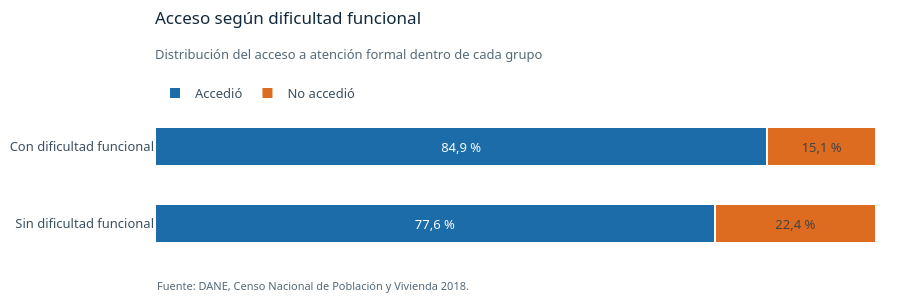

Here is the notebook cell this chart was saved with:
### Code cell
fig = go.Figure()
for categoria in orden_acceso:
    valores = pct_dificultad[categoria]
    fig.add_trace(go.Bar(
        y=pct_dificultad.index, x=valores, name=categoria, orientation="h", width=0.5,
        marker=dict(color=colores_acceso[categoria], line=dict(color="#FFFFFF", width=2)),
        text=[pct_es(v) for v in valores], textposition="inside", insidetextanchor="middle",
        hovertemplate="%{y}<br>" + categoria + ": %{x:.1f} %<extra></extra>",
    ))
fig.update_layout(barmode="stack", legend_traceorder="normal")
fig.update_yaxes(autorange="reversed", showgrid=False)
fig.update_xaxes(range=[0, 100], showticklabels=False, showgrid=False)
rotular(fig, "Acceso según dificultad funcional",
        "Distribución del acceso a atención formal dentro de cada grupo", FUENTE, espacio=14)
mostrar_figura(fig, "04_acceso_por_dificultad", FIG_DIR, alto=300)

### Figure 1 — Plotly figure (JSON) as saved in the notebook; plotly's stock layout.template omitted (floating-point values rounded to 4 significant figures)
{"data": [{"hovertemplate": "%{y}<br>Accedió: %{x:.1f} %<extra></extra>", "insidetextanchor": "middle", "marker": {"color": "#1B6CA8", "line": {"color": "#FFFFFF", "width": 2}}, "name": "Accedió", "orientation": "h", "text": ["84,9 %", "77,6 %"], "textposition": "inside", "type": "bar", "width": 0.5, "x": [84.94, 77.63], "y": ["Con dificultad funcional", "Sin dificultad funcional"]}, {"hovertemplate": "%{y}<br>No accedió: %{x:.1f} %<extra></extra>", "insidetextanchor": "middle", "marker": {"color": "#DD6B20", "line": {"color": "#FFFFFF", "width": 2}}, "name": "No accedió", "orientation": "h", "text": ["15,1 %", "22,4 %"], "textposition": "inside", "type": "bar", "width": 0.5, "x": [15.06, 22.37], "y": ["Con dificultad funcional", "Sin dificultad funcional"]}], "layout": {"annotations": [{"align": "left", "font": {"color": "#54697A", "size": 11}, "showarrow": false, "text": "Fuente: DANE, Censo Nacional de Población y Vivienda 2018.", "x": 0, "xanchor": "left", "xref": "paper", "y": 0, "yanchor": "top", "yref": "paper", "yshift": -14}], "barmode": "stack", "height": 300, "legend": {"traceorder": "normal"}, "margin": {"b": 38, "t": 108}, "title": {"font": {"color": "#10293B", "size": 17}, "pad": {"t": 12}, "subtitle": {"font": {"color": "#54697A", "size": 13}, "text": "Distribución del acceso a atención formal dentro de cada grupo"}, "text": "Acceso según dificultad funcional", "x": 0, "xanchor": "left", "xref": "paper", "y": 1, "yanchor": "top", "yref": "container"}, "xaxis": {"range": [0, 100], "showgrid": false, "showticklabels": false}, "yaxis": {"autorange": "reversed", "showgrid": false}}}
